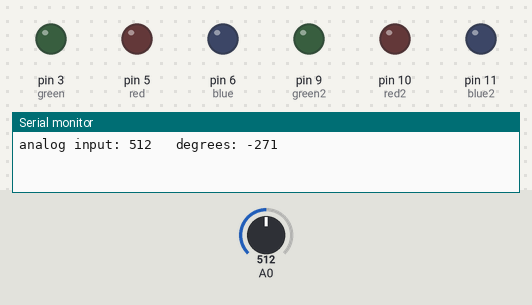
The sketch below on a simulated Arduino Uno, built with avr-gcc and run on an emulated ATmega328P. Parts: output pins drawn as LEDs (lit = HIGH), the last lines printed to the serial monitor. The inputs (shaded band) are chosen by the test bench; at power-on: A0 = 512.

Above: at 0.05 s.
At 1.2 s:
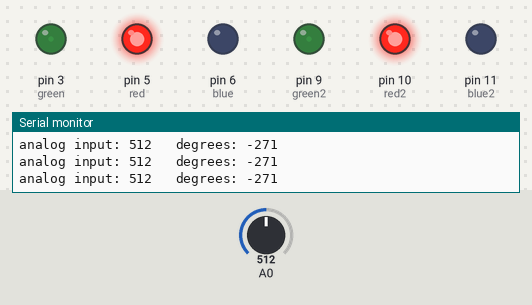
1.3 s: A0 set to 172
Timing chart, 0 to 1.9 s (numbered marks = the images above; inputs shaded):
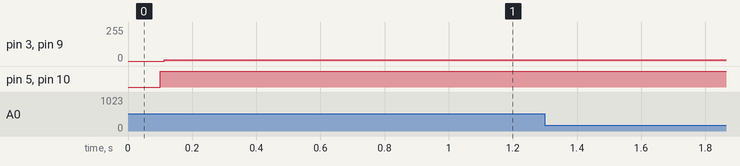

The sketch:

flex_sensor_RGB_jelly.ino
```cpp
//Bobby Fata, The New School, 2012
//RGB LED Jelly
//Thanks to Mike Gruisin, SFE, 2011 for the Flex sensor test program


int green = 3;
int red = 5;
int blue = 6;
int green2 = 9;
int red2 = 10;
int blue2 = 11;
int breathepause = 10;

int mDelay = 15;
int holder = 0;

void setup()
{
  // initialize serial communications
  Serial.begin(9600);
  //set up pins to be outputs
  pinMode(red, OUTPUT);
  pinMode(blue, OUTPUT);
  pinMode(green, OUTPUT);
  pinMode(red2, OUTPUT);
  pinMode(blue2, OUTPUT);
  pinMode(green2, OUTPUT);
}

void loop()
{
  int sensor, degrees;

  // read the voltage from the voltage divider (sensor plus resistor)
  sensor = analogRead(0);

  // convert the voltage reading to inches
  // the first two numbers are the sensor values for straight (768) and bent (853)
  // the second two numbers are the degree readings we'll map that to (0 to 90 degrees)
  degrees = map(sensor, 768, 853, 0, 90);
  // note that the above numbers are ideal, your sensor's values will vary
  // to improve the accuracy, run the program, note your sensor's analog values
  // when it's straight and bent, and insert those values into the above function.

  // print out the result
  Serial.print("analog input: ");
  Serial.print(sensor,DEC);
  Serial.print("   degrees: ");
  Serial.println(degrees,DEC);

  // pause before taking the next reading
  delay(100);
  //for(int i=255; i>10; i--){ // for int i starting at 255; while i is greater than 10;
  //subtract one from i over and over until i is no longer greater than 10
  // analogWrite(blue, i);//every time i changes analog write the value of i to the blue LED
  // analogWrite(blue2, i);
  //delay(mDelay);
  //}

  analogWrite(red, 255);
  analogWrite(red2,255);
  analogWrite(blue,255);
  analogWrite(blue2,255);
  analogWrite(green,255);
  analogWrite(green2,255);

  if(sensor>155){
    for(int i=255; i>10; i--){
      analogWrite(blue2,0);
      analogWrite(blue,0);
      analogWrite(green,i);
      analogWrite(green2,i);
      analogWrite(red,255);
      analogWrite(red2,255);
    }
  }
  else if(sensor<68){
    for(int i=255; i>10; i--){ // for int i starting at 255; while i is greater than 10;
      //subtract one from i over and over until i is no longer greater than 10
      analogWrite(blue, i);//every time i changes analog write the value of i to the blue LED
      analogWrite(blue2, i);
      delay(mDelay);
    }

    for(int i=255; i>10; i--){
      analogWrite(red, i);
      analogWrite(blue, 255-i);
      analogWrite(red2, i);
      analogWrite(blue2, 255-i);
      delay(mDelay);
    }
    //delay(holder);
    //holder = random(1000, 5000);
    for(int i=10; i<255; i++){
      analogWrite(red, i);
      analogWrite(blue, 255-i);
      analogWrite(red2, i);
      analogWrite(blue2, 255-i);
      delay(mDelay);
    }
    //delay(holder);
    for(int i=10; i<255; i++){
      analogWrite(blue, i);
      analogWrite(green, 255-i);
      analogWrite(blue2, i);
      analogWrite(green2, 255-i);
      delay(mDelay);
    }


    for(int i=255; i>10; i--){
      analogWrite(red, i);
      analogWrite(green, 255-i);
      analogWrite(red2, i);
      analogWrite(green2, 255-i);
      delay(mDelay);
    }

    for(int i=10; i<255; i++){
      analogWrite(red, i);
      analogWrite(green, 255-i);
      analogWrite(red2, i);
      analogWrite(green2, 255-i);
      delay(mDelay);
    }
    for(int i=10; i<255; i++){
      analogWrite(green, i);
      analogWrite(green2, i);
      delay(mDelay);
    }
  }
  else {
    breathe();
  }
}
```

Breathe.ino
```cpp
void breathe(){
   for(int i=255; i>30; i--){ // for int i starting at 255; while i is greater than 10;
    //subtract one from i over and over until i is no longer greater than 10
    analogWrite(blue, i);//every time i changes analog write the value of i to the blue LED
    analogWrite(blue2, i);
    analogWrite(red, i);
    analogWrite(red2, i);
    analogWrite(green, i);
    analogWrite(green2, i);
    delay(5);
   }

  for(int i=30; i<255; i++){ // for int i starting at 255; while i is greater than 10;
    //subtract one from i over and over until i is no longer greater than 10
    analogWrite(blue, i);//every time i changes analog write the value of i to the blue LED
    analogWrite(blue2, i);
    analogWrite(red, i);
    analogWrite(red2, i);
    analogWrite(green, i);
    analogWrite(green2, i);
    delay(5);
  }
}
```
